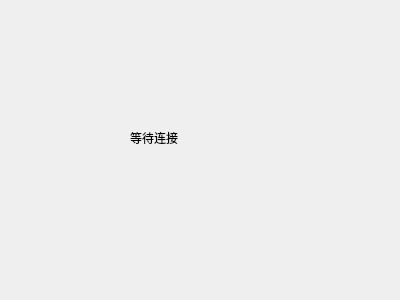
<?xml version="1.0" encoding="UTF-8"?>
<ui version="4.0">
 <class>Server</class>
 <widget class="QDialog" name="Server">
  <property name="geometry">
   <rect>
    <x>0</x>
    <y>0</y>
    <width>400</width>
    <height>300</height>
   </rect>
  </property>
  <property name="windowTitle">
   <string>Server</string>
  </property>
  <widget class="QLabel" name="label">
   <property name="geometry">
    <rect>
     <x>130</x>
     <y>130</y>
     <width>121</width>
     <height>16</height>
    </rect>
   </property>
   <property name="text">
    <string>等待连接</string>
   </property>
  </widget>
 </widget>
 <layoutdefault spacing="6" margin="11"/>
 <resources/>
 <connections/>
</ui>
